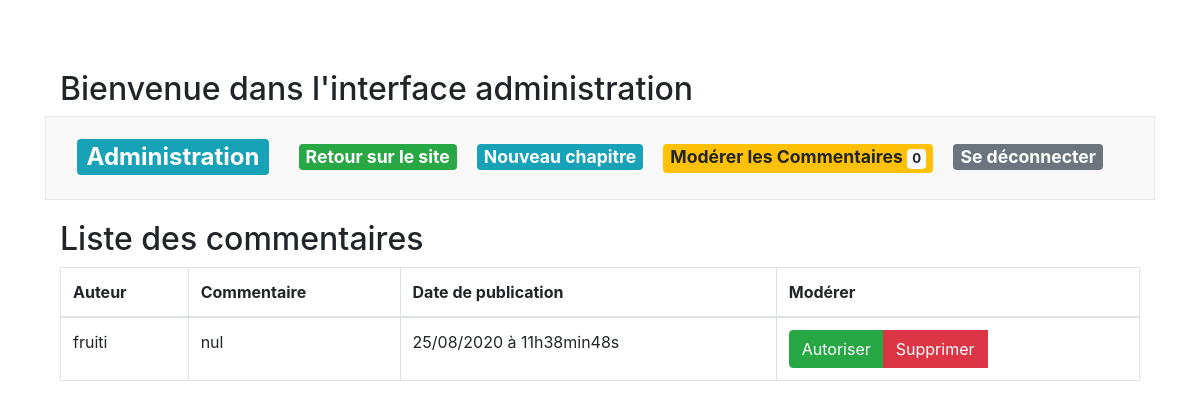
Before: /index.php?action=moderateComment (signed in) with the older database file.
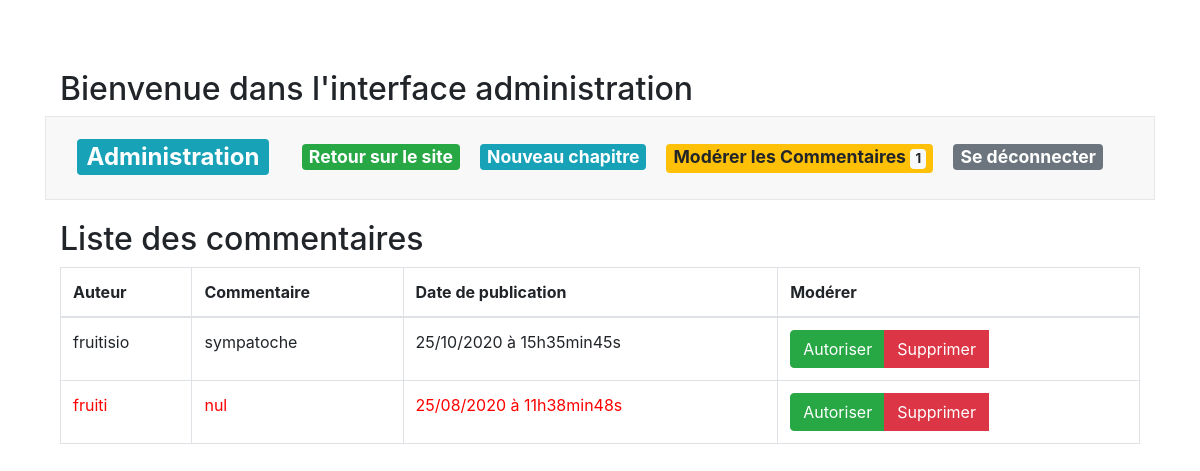
After: the same page with the newer database file.
### tables this page shows
CREATE TABLE IF NOT EXISTS `commentaire` (
  `id_commentaire` int(11) NOT NULL AUTO_INCREMENT,
  `id_chapitre` int(11) NOT NULL,
  `pseudo` varchar(255) NOT NULL,
  `contenu` text NOT NULL,
  `date_commentaire` datetime DEFAULT CURRENT_TIMESTAMP,
  `signaler` tinyint(3) unsigned DEFAULT '0',
  `garder` tinyint(4) DEFAULT '0',
  `supprimer` tinyint(4) DEFAULT '0',
  PRIMARY KEY (`id_commentaire`),
  KEY `FK_commentaire_chapitre` (`id_chapitre`),
  CONSTRAINT `FK_commentaire_chapitre` FOREIGN KEY (`id_chapitre`) REFERENCES `chapitre` (`id_chapitre`) ON DELETE CASCADE ON UPDATE CASCADE
);

### src/view/View.php (called while the page is built, shortened)
<?php
class View
{
    private $path;
    public function __construct(string $path)
    {
        $this->path = $path;
    }
    public function render(string $templates, ?array $data) : void
    {
        require_once($this->path.$templates.'.html.php');
        $content=ob_get_clean();
        require_once($this->path.'layout.html.php');
    }
}

### src/controller/AdminController.php (called while the page is built, shortened)
<?php
class AdminController
{
    private $view;
    private $commentaireManager;
    private $reportManager;
    private $session;
    public function __construct()
    {
        $this->view = new View('../templates/backoffice/');
        $this->commentaireManager = new CommentaireManager();
        $this->reportManager = new ReportManager();
        $this->session = new Session();
    }
    public function moderateComment(int $currentPage = 1)
    {
        if(!isset($_SESSION['auth'])){
            $this->session->setFlash('danger', "Veuillez vous identifié pour accéder a l\'administration'");
            header('Location: index.php?action=login');
            exit();
        }
        else{
            $pagePrecedente = 0;
            $pageSuivante = 0;
            $currentPage = (int)($_GET['page'] ?? 1);
            $postsPerPage = 10;
            $offset = $postsPerPage * ($currentPage - 1);
            $countComment = $this->commentaireManager->adminCountCommentaire();
            $nbTotalPages = (int)ceil($countComment / $postsPerPage);
            if($currentPage === 1){
                $pagePrecedente = 0;
            }else {
                $pagePrecedente = $currentPage - 1;
            }
            if($currentPage === $nbTotalPages){
                $pageSuivante = 0;
            }else {
                $pageSuivante = $currentPage + 1;
            }
            $list = $this->commentaireManager->adminFindComment($offset, $postsPerPage);
        }
        $this->view->render('moderateComment',[
            'session'=> $this->session,
            'commentaires'=>$this->commentaireManager->adminFindComment($offset, $postsPerPage),
            'countReportedComments'=>$this->reportManager->getReportedComments(),
            'list'=>$list,
            'pageSuivante'=>$pageSuivante,
            'pagePrecedente'=>$pagePrecedente,
            'currentPage'=>$currentPage
        ], null);
    }
}

### src/model/CommentaireManager.php (called while the page is built, shortened)
<?php
class CommentaireManager
{
    private $db;
    public function __construct() {
        $this->db = (new DbConnect())->connectToDb();
    }
    public function adminFindComment(int $offset, int $nbPerPage) : array
    {
        $req = $this->db->prepare('SELECT id_commentaire, id_chapitre, pseudo, contenu, signaler,
                                    DATE_FORMAT(date_commentaire, \'%d/%m/%Y à %Hh%imin%ss\') AS date_commentaire_fr
                                     FROM commentaire ORDER BY date_commentaire DESC limit :offset, :limitation');
        $req->bindValue(':limitation', $nbPerPage, \PDO::PARAM_INT);
        $req->bindValue(':offset', $offset, \PDO::PARAM_INT);
        $req->execute();
        $comments = $req->fetchAll();
        return $comments === false ? null : $comments;
    }
}

### src/Tools/DbConnect.php (called while the page is built, shortened)
<?php
class DbConnect {
    public function connectToDb()
    {
        try
        {
            $this->db = new \PDO('mysql:host=localhost;dbname=projet4;charset=utf8', 'root', '');
            return $this->db;
        }
        catch(Exception $e)
        {
            die('Erreur : '.$e->getMessage());
        }
    }
}

### templates/backoffice/moderateComment.html.php (the view, shortened to what the changed rows need)
<div class="listComments">
    <div class="col-lg-12">
        <h2 moderer>Liste des commentaires</h2>
        <section class="table-responsive">
            <table class="table table-bordered">
                <thead>
                    <tr>
                        <th>Auteur</th>
                        <th>Commentaire</th>
                        <th>Date de publication</th>
                        <th>Modérer</th>
                    </tr>
                </thead>
                <tbody>
                    <?php foreach($data['commentaires'] as $commentaire): ?>
                    <?php
                        $trClass = "";
                        if((int)$commentaire['signaler'] !== 0){
                            $trClass = 'red';
                        } ?>
                    <tr class="<?= $trClass ?>">
                        <td><?=htmlspecialchars($commentaire['pseudo'])?></td>
                        <td><?= nl2br(htmlspecialchars(($commentaire['contenu'])))?></td>
                        <td><?=$commentaire['date_commentaire_fr'] ?></td>
                        <td>
                            <div class="row">
                                <div class="col-lg-2">
                                    <div class="btn-group">
                                        <a class="btn btn-success" type="submit"
                                            href="index.php?action=ignoreReportComment&id=<?=$commentaire['id_commentaire']?>"></span>Autoriser</a>
                                        <button type="button" class="pull-right btn btn-danger" data-toggle="modal"
                                            data-target="#modalConfirmDelete">Supprimer</button>
                                    </div>
                                </div>
                            </div>
                        </td>
                    </tr>
                    <?php endforeach;?>
                </tbody>
            </table>
        </section>
    </div>
</div>

### templates/backoffice/layout.html.php (shortened to what the changed rows need)
<!DOCTYPE html>
<html lang="fr">
<head>
    <link rel="stylesheet" href="https://use.fontawesome.com/releases/v5.7.2/css/all.css"
>
    <link rel="stylesheet" href="css/back/style.css">
    <link href="https://stackpath.bootstrapcdn.com/bootstrap/4.5.2/css/bootstrap.min.css" rel="stylesheet">
</head>
<body>
    <div class="container">
        <div class="row-home">
            <div class="col-lg-12">
                <article>
                    <h2>Bienvenue dans l'interface administration</h2>
                </article>
            </div>
        </div>
        <div class="navbar navbar-default navbar-fixed-top">
            <div class="container">
                <div class="navbar-header">
                    <h1 class="navbar-brand"><a href="index.php?action=admin"
                            class="badge badge-info">Administration</a></h1>
                </div>
                <ul class="nav nav-bar">
                    <li class="active"><a href="index.php"class="badge badge-success">Retour sur le site</a></li>
                    <li><a href="index.php?action=newChapitre" class="badge badge-info">Nouveau
                            chapitre</a></li>
                    <li><a href="index.php?action=moderateComment" class="badge badge-warning">Modérer les Commentaires
                            <span class="badge badge-light"><?= $data['countReportedComments'] ?></span>
                        </a></li>
                    <li><a href='index.php?action=logout' class="badge badge-secondary">Se déconnecter</a></li>
                </ul>
            </div>
        </div>
        <?= $content ?>
    </div>
</body>
</html>

Changed rows visible on the page:
added commentaire: pseudo "fruitisio", contenu "sympatoche", date_commentaire_fr "25/10/2020 à 15h35min45s"
changed commentaire "fruiti": signaler 0 → 1 (drawn)
Other visible differences:
$data['countReportedComments']: "0" → "1"
